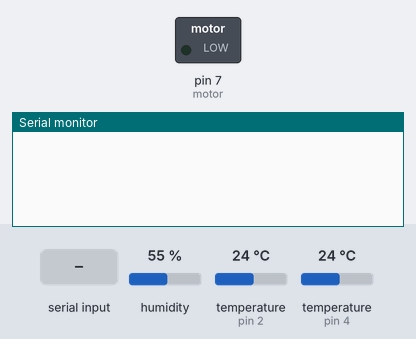
Simulated run of this sketch. Board: Arduino Uno, built with avr-gcc and run on an emulated ATmega328P. Parts: switched loads named in the sketch (green lamp = pin HIGH), the last lines printed to the serial monitor. The inputs (shaded band) are chosen by the test bench; at power-on: humidity 55 %, temperature (sensors on pin 2, pin 4) 24 °C.

Above: at 1.2 s.
1.3 s: "1" received over Serial
At 1.7 s:
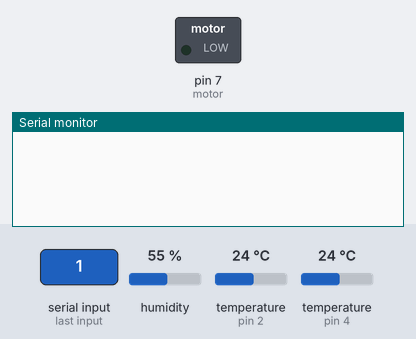
At 3.4 s:
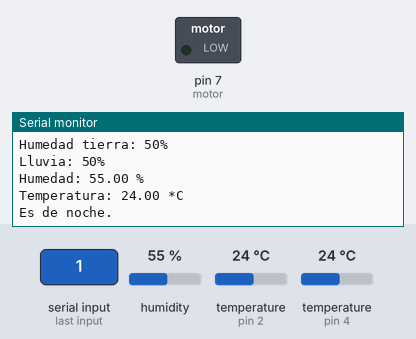

The sketch:

arduinouno.ino
```cpp
#include <OneWire.h>                 //Se importan las librerías
#include <DallasTemperature.h>
#include <DHT.h>

// Definimos el pin digital donde se conecta el sensor
#define DHTPIN 2
// Dependiendo del tipo de sensor
#define DHTTYPE DHT11

// Inicializamos el sensor DHT11

#define Pin 4                      //Se declara el pin donde se conectará la DATA
OneWire ourWire(Pin);                //Se establece el pin declarado como bus para la comunicación OneWire
DallasTemperature sensors(&ourWire); //Se llama a la librería DallasTemperature
DHT dht(DHTPIN, DHTTYPE);
const char depu = 4;
const char temp = 3;
const int hume = A0;
const int lluv = A2;
const int motor = 7;
const int pinLDR = A1;
volatile int NbTopsFan;
int Calc;
int caudal = 1;


void setup () {
  Serial.begin(9600);//Inicializo el puerto serial a 9600 baudios
        pinMode(hume, INPUT);
        pinMode(lluv, INPUT);
   		pinMode(temp, INPUT);
		pinMode(motor, OUTPUT);
		pinMode(pinLDR, INPUT);
        sensors.begin();
        pinMode(caudal, INPUT);
        attachInterrupt(0, rpm, RISING);
		dht.begin();

}
void loop () {

  if (Serial.available()>0) { //Si hay comunicacion serial

    Serial.println(" ");
    Serial.println(" ");
    Serial.println(" ");
  sensors.requestTemperatures();       //Prepara el sensor para la lectura
  int tempera = (sensors.getTempCByIndex(0)); //Se lee e imprime la temperatura en grados Centigrados
  Serial.print(tempera);
  Serial.println(" Grados Centigrados");

       //Se hace la lectura analoga del pin A0 (sensor) y se pasa por la funcion
      //map() para ajustar los valores leidos a los porcentajes que queremos utilizar
	//int valorHumedad = map(analogRead(humedad), 0, 1023, 100, 0);
	Serial.print("Humedad tierra: "); //Se lee e imprime la humedad en %
	Serial.print(map(analogRead(hume), 0, 1023, 100, 0));
	Serial.println("%");


       //Se hace la lectura analoga del pin A2 (sensor) y se pasa por la funcion
      //map() para ajustar los valores leidos a los porcentajes que queremos utilizar
  //int valorlluvia = map(analogRead(lluvia), 0, 1023, 100, 0);
  Serial.print("Lluvia: "); //Se lee e imprime la humedad en %
  Serial.print(map(analogRead(lluv), 0, 1023, 100, 0));
  Serial.println("%");


	float h = dht.readHumidity();
  // Leemos la temperatura en grados centígrados (por defecto)
  float t = dht.readTemperature();
  // Leemos la temperatura en grados Fahrenheit
  float f = dht.readTemperature(true);

  // Comprobamos si ha habido algún error en la lectura
  if (isnan(h) || isnan(t) || isnan(f)) {
    Serial.println("Error obteniendo los datos del sensor DHT11");
  }

  // Calcular el índice de calor en Fahrenheit
  float hif = dht.computeHeatIndex(f, h);
  // Calcular el índice de calor en grados centígrados
  float hic = dht.computeHeatIndex(t, h, false);

  Serial.print("Humedad: ");
  Serial.print(h);
  Serial.println(" %\t");
  Serial.print("Temperatura: ");
  Serial.print(t);
  Serial.println(" *C ");


   // Guardamos el valor leido del ADC en una variable
  // El valor leido por el ADC (voltaje) aumenta de manera directamente proporcional
  // con respecto a la luz percibida por el LDR
  int valorLDR= analogRead(pinLDR);

  // Devolver el valor leido a nuestro monitor serial en el IDE de Arduino
if (valorLDR>300){
  Serial.println ("Es de noche.");

  }else Serial.println("Es de dia.");

  delay(10000);
  }
}

void rpm ()
{
NbTopsFan++;
}
void calccaudal(){
        NbTopsFan = 0;
        sei();
        cli();
        Calc = (NbTopsFan * 60 / 5.5);
        Serial.print (Calc, DEC);
        Serial.println (" Litros/min\r\n");
}
```

Measured:
- after the input at 1.3 s, the serial monitor: prints a new line at once (image 1)
